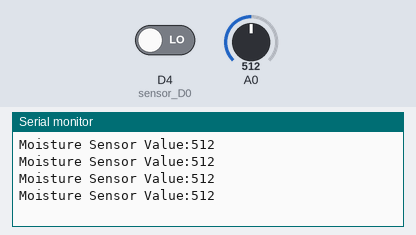
The sketch below on a simulated ESP8266 (NodeMCU). Shown: the last lines printed to the serial monitor. The inputs (shaded band) are chosen by the test bench; at power-on: A0 = 512, D4 (sensor_D0) LOW.

Above: at 1.2 s.
1.3 s: A0 set to 716
At 1.71 s:
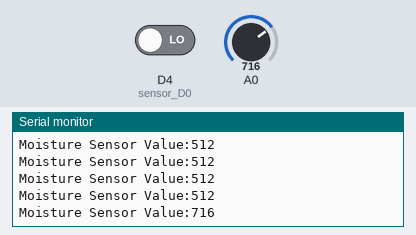
2.8 s: A0 set to 900
At 2.91 s:
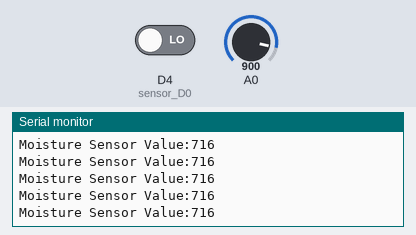
Timing chart, 0 to 5.8 s (numbered marks = the images above; inputs shaded):
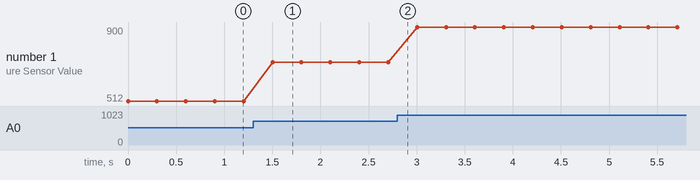

The sketch:

probny.ino
```cpp
int sensor_A0 = D2;    // podłączenie od A0 na czujniku do A0 na Arduino
int sensor_D0 = D4;     // podłączenie od D0 na czujniku do pinu 2 na Arduino
int sensor_A = D5;
int wartosc_A0;        // zmienna dla wartości A0
int wartosc_D0;        // zmienna dla wartości A0
int wartosc_A;
void setup() {
  // put your setup code here, to run once:
Serial.begin(9600);   // uruchomienie monitora szeregowego
 pinMode(D4, INPUT);    // ustawienie pinu 2 jako wejście
 pinMode(D5, INPUT);
}

void loop() {
  // put your main code here, to run repeatedly:
 wartosc_A0 = analogRead(sensor_A0);      // pobranie wartości z A0
 wartosc_D0 = digitalRead(sensor_D0);     // pobranie wartości z D0
 wartosc_A = analogRead(sensor_A);

 //Serial.print("D0: ");                    // wyświetlenie na monitorze szeregowym
 //Serial.print(wartosc_D0);
 //Serial.print("  --  A0: ");
 //Serial.println(wartosc_A0);
   Serial.print("Moisture Sensor Value:");
  Serial.println(analogRead(wartosc_A0));
  delay(100);
 delay(200);                              // opóźnienie pomiędzy kolejnymi odczytami
}
```

Measured:
- after the input at 1.3 s, the serial monitor: prints a new line after 0.20 s (image 1)
- plotted number 1: 512 → 716 after the input at 1.3 s, 716 → 900 after the input at 2.8 s
